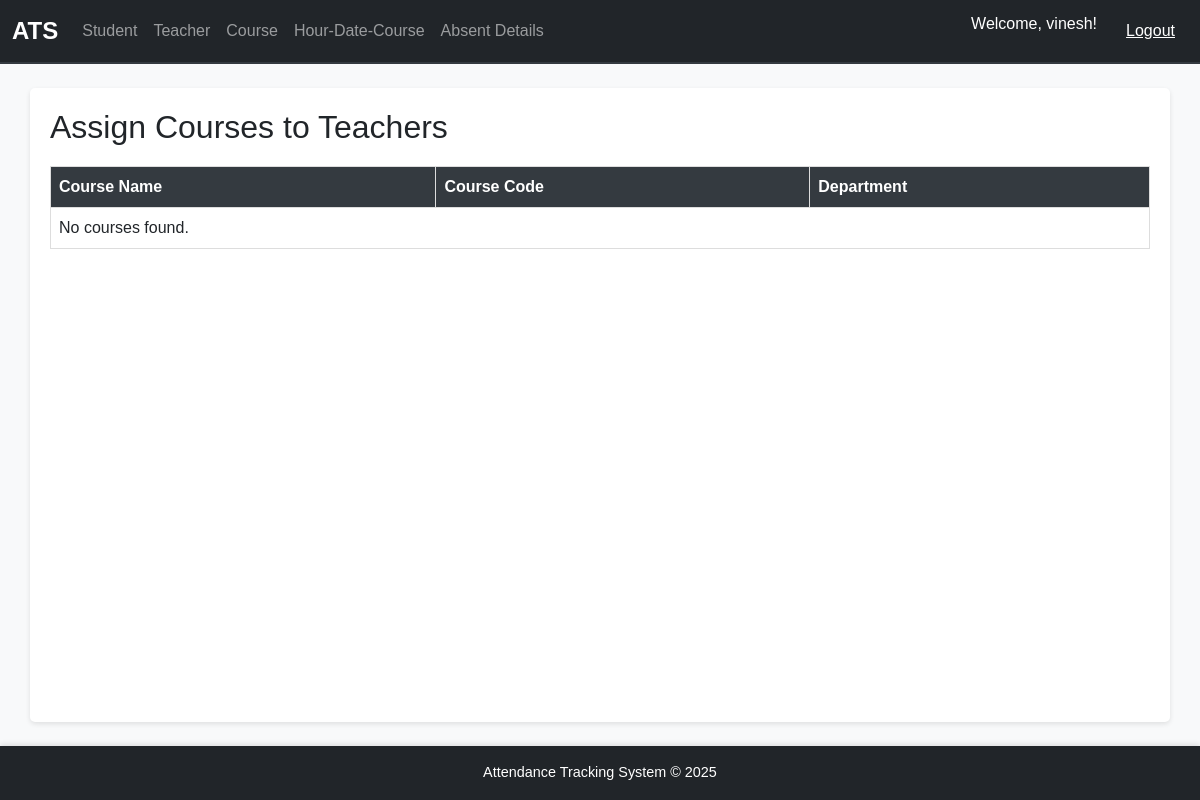
The app's page /teacher-course/ (signed in), older data.
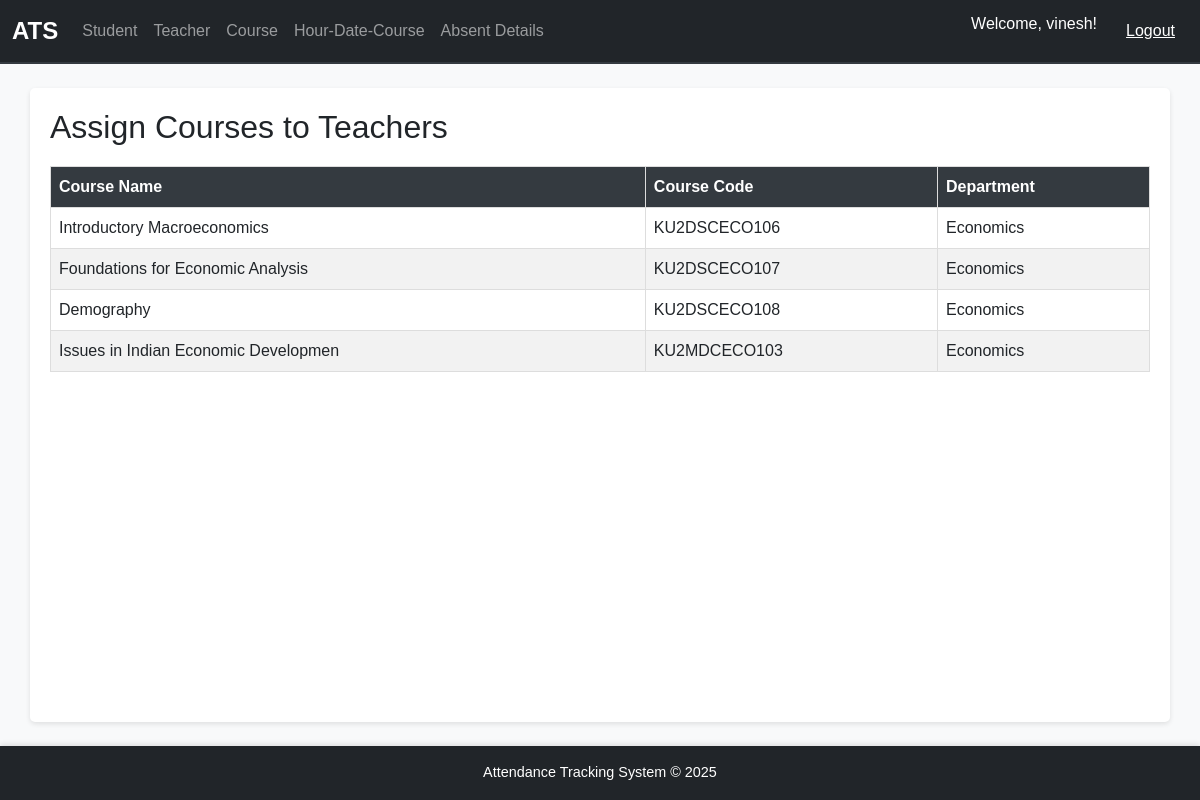
The same page, newer data.
### attendance/models.py (models this page shows, shortened)
class Course(models.Model):
    SEMESTER_CHOICES = [
        ('1', 'First Semester'),
        ('2', 'Second Semester'),
        ('3', 'Third Semester'),
        ('4', 'Fourth Semester'),
        ('5', 'Fifth Semester'),
        ('6', 'Sixth Semester'),
        ('7', 'Seventh Semester'),
        ('8', 'Eighth Semester'),
    ]
    name = models.CharField(max_length=100)
    code = models.CharField(max_length=20)
    semester = models.CharField(max_length=1, choices=SEMESTER_CHOICES)
    credits = models.IntegerField()
    year_offered = models.IntegerField()
    department = models.ForeignKey(Department, on_delete=models.CASCADE)

class Department(models.Model):
    name = models.CharField(max_length=255, unique=True)

### attendance/views.py (the view)
# urls.py: path('teacher-course/', views.teacher_course_assign, name='teacher_course_assign'),
@login_required
def teacher_course_assign(request):
    teacher = Teacher.objects.get(user=request.user)
    department = teacher.department
    user = request.user
    courses = Course.objects.filter(department=teacher.department)
    course_teacher_map = {}
    if hasattr(user, 'teacher'):
        teacher = user.teacher
        for course in courses:
            assigned_teachers = TeacherCourse.objects.filter(course=course)
            course_teacher_map[course] = [tc.teacher.user.first_name for tc in assigned_teachers]
    teachers = Teacher.objects.filter(department=department)
    return render(request, 'attendance/teacher_course_form.html', {
        'courses': courses,
        'department':department,
        'course_teacher_map': course_teacher_map,
        'teachers': teachers,  # Pass the teachers list to the template
    })

### attendance/context_processors.py (called while the page is built)
def is_hod(request):
    return {'is_hod': request.user.groups.filter(name='HoD').exists()}

### attendance/templates/attendance/teacher_course_form.html (shortened to what this page needs)
{% extends 'base.html' %}
{% block content %}
    <h2> Assign Courses to Teachers </h2>
    <table>
        <thead>
          <tr>
            <th>Course Name</th>
            <th>Course Code</th>
            <th>Department</th>
          </tr>
        </thead>
        <tbody>
          {% for course in courses %}
            <tr>
              <td>{{ course.name }}</td>
              <td>{{ course.code }}</td>
              <td>{{ course.department.name }}</td>
            </tr>
          {% empty %}
            <tr>
                <td colspan="{% if is_hod %}5{% else %}4{% endif %}">No courses found.</td>
            </tr>
          {% endfor %}
        </tbody>
    </table>
{% endblock %}

### templates/base.html (shortened to what this page needs)
{% load static %}
<!DOCTYPE html>
<html lang="en">
<head>
    <link href="https://cdn.jsdelivr.net/npm/bootstrap@5.3.0/dist/css/bootstrap.min.css" rel="stylesheet">
    <link rel="stylesheet" href="{% static 'base.css' %}">
</head>
<body>
    <nav class="navbar navbar-expand-lg navbar-dark bg-dark">
        <div class="container-fluid">
            <a class="navbar-brand" href="{% url 'index' %}">ATS</a>
            <div class="collapse navbar-collapse" id="navbarNav">
                <ul class="navbar-nav me-auto">
                    <li class="nav-item">
                        <a class="nav-link" href="{% url 'student_list' %}">Student</a>
                    </li>
                    <li class="nav-item">
                        <a class="nav-link" href="{% url 'teacher_list' %}">Teacher</a>
                    </li>
                    <li class="nav-item">
                        <a class="nav-link" href="{% url 'course_list' %}">Course</a>
                    </li>
                    <li class="nav-item">
                        <a class="nav-link" href="{% url 'hour_date_course_form' %}">Hour-Date-Course</a>
                    </li>
                    <li class="nav-item">
                        <a class="nav-link" href="{% url 'absent_details_form' %}">Absent Details</a>
                    </li>
                </ul>
                {% if user.is_authenticated %}
                <ul class="navbar-nav">
                    <li class="nav-item">
                        <span class="navbar-text text-white me-3">Welcome, {{ user.username }}!</span>
                    </li>
                    <li>
                        <a href="{% url 'logout' %}"><button type="button" class="btn btn-link text-white">Logout</button></a>
                    </li>
                </ul>
                {% else %}
                <ul class="navbar-nav">
                    <li class="nav-item">
                        <a class="nav-link" href="#">Login</a>
                    </li>
                </ul>
                {% endif %}
            </div>
        </div>
    </nav>
    <div class="container mt-4">
        {% block content %}{% endblock %}
    </div>
    <footer class="bg-dark text-white text-center py-3 mt-4">
        <p class="mb-0">Attendance Tracking System &copy; 2025</p>
    </footer>
</body>
</html>

### static/base.css (style rules this page uses)
html, body { font-family: 'Arial', sans-serif; background-color: #f8f9fa; color: #212529; height: 100%; margin: 0; display: flex; flex-direction: column; }
.navbar { border-bottom: 2px solid #343a40; }
.navbar-brand { font-weight: bold; font-size: 1.5rem; }
.nav-item .nav-link { font-size: 1rem; padding: 0.5rem 1rem; transition: color 0.2s ease-in-out; }
footer { background-color: #343a40; color: #ffffff; font-size: 0.9rem; text-align: center; padding: 10px 0; box-shadow: 0 -2px 5px rgba(0, 0, 0, 0.1); }
.container { flex: 1; background-color: #ffffff; border-radius: 5px; box-shadow: 0 2px 5px rgba(0, 0, 0, 0.1); padding: 20px; }
table { width: 100%; border-collapse: collapse; margin: 20px 0; }
table th, table td { border: 1px solid #ddd; padding: 8px; text-align: left; }
table th { background-color: #343a40; color: #ffffff; }
table tr:nth-child(even) { background-color: #f2f2f2; }
.text-center { text-align: center; }
.mt-4 { margin-top: 1.5rem; }

Row changes from the older to the newer data that the page shows:
added Course: name "Introductory Macroeconomics", code "KU2DSCECO106", department.name "Economics"
added Course: name "Foundations for Economic Analysis", code "KU2DSCECO107", department.name "Economics"
added Course: name "Demography", code "KU2DSCECO108", department.name "Economics"
added Course: name "Issues in Indian Economic Developmen", code "KU2MDCECO103", department.name "Economics"
Text that changed along with them:
text no longer shown: "No courses found."
